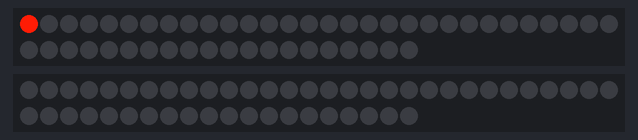
The sketch below on a simulated ATtiny85, built with avr-gcc and run on an emulated ATtiny85. Shown: 2 × 50 RGB LEDs in strip order, left to right, continuing on the next row. Dim RGB values are drawn brighter than linear; the strip is taken to match the declared colour order; random numbers use the default seed unless the sketch sets one.

Above: at 0.16 s.
At 5.3 s:
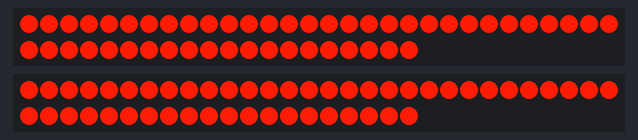
At 10.21 s:
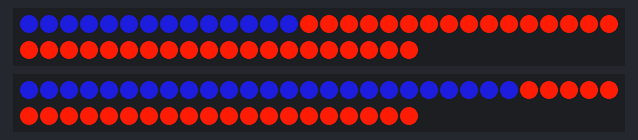
At 15.3 s:
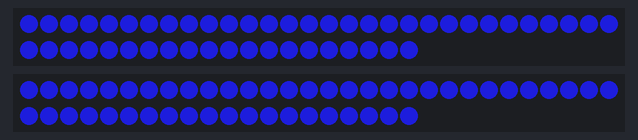
At 25.55 s:
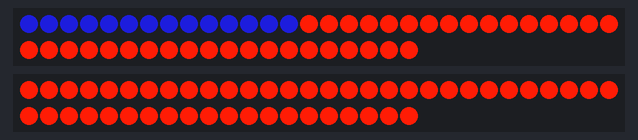
At 35.8 s:
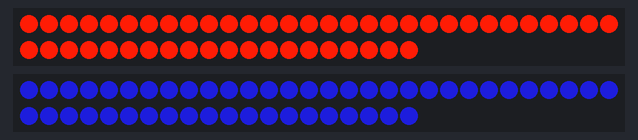

The sketch:

ILLINI-Multi-Letter.ino
```cpp
// (licence header left out)
#include <TimedAction.h>

#include <Adafruit_NeoPixel.h>
#ifdef __AVR__
  #include <avr/power.h>
#endif
// Which pin on the Arduino is connected to the NeoPixels?
#define PIN            2
#define PINA           3
// How many NeoPixels are attached to the Arduino?
#define NUMPIXELS      50

Adafruit_NeoPixel pixels = Adafruit_NeoPixel(NUMPIXELS, PIN, NEO_BRG + NEO_KHZ800);
Adafruit_NeoPixel pixel2 = Adafruit_NeoPixel(NUMPIXELS, PINA, NEO_BRG + NEO_KHZ800);
int delayvala; // delay for half a second
int delayvala2;
int delayvalb; // delay for half a second
int delayvalb2;
void setup() {
  // This is for Trinket 5V 16MHz, you can remove these three lines if you are not using a Trinket
#if defined (__AVR_ATtiny85__)
  if (F_CPU == 16000000) clock_prescale_set(clock_div_1);
#endif
  // End of trinket special code

  pixels.begin(); // This initializes the NeoPixel library.
  pixel2.begin();
}
int letterastate = 0;
int letterbstate = 0;

int pixelacurrent;
int pixelbcurrent;

void letteratransorange();
void letteratransblue();
void letterbtransorange();
void letterbtransblue();
void letterawait();
void letterbwait();

TimedAction ATransOrangeThread = TimedAction(100000,letteratransorange);
TimedAction ATransBlueThread = TimedAction(100000,letteratransblue);
TimedAction BTransOrangeThread = TimedAction(100000,letterbtransorange);
TimedAction BTransBlueThread = TimedAction(100000,letterbtransblue);
TimedAction AWaitThread = TimedAction(100,letterawait);
TimedAction BWaitThread = TimedAction(200,letterbwait);

void letteratransorange(){
   pixels.setPixelColor(pixelacurrent, pixels.Color(255,28,5));
   pixels.show();
   if(pixelacurrent == 49){
    pixelacurrent = 0;
    ATransOrangeThread.setInterval(100000);
   }else{
    pixelacurrent++;
   }
}

void letteratransblue(){
  pixels.setPixelColor(pixelacurrent, pixels.Color(20,20,150));
  pixels.show();
  if(pixelacurrent == 49){
    pixelacurrent = 0;
    ATransBlueThread.setInterval(100000);
   }else{
    pixelacurrent++;
   }
}

void letterbtransorange(){
   pixel2.setPixelColor(pixelbcurrent, pixel2.Color(255,28,5));
   pixel2.show();
   if(pixelbcurrent == 49){
    pixelbcurrent = 0;
    BTransOrangeThread.setInterval(100000);
   }else{
    pixelbcurrent++;
   }
}

void letterbtransblue(){
  pixel2.setPixelColor(pixelbcurrent, pixel2.Color(20,20,150));
  pixel2.show();
  if(pixelbcurrent == 49){
    pixelbcurrent = 0;
    BTransBlueThread.setInterval(100000);
   }else{
    pixelbcurrent++;
   }
}

void letterawait(){
  delayvala2 = random(32,161);
  if (letterastate == 0){
    ATransOrangeThread.setInterval(delayvala2);
    letterastate = 1;
    AWaitThread.setInterval(delayvala);
  }else{
    ATransBlueThread.setInterval(delayvala2);
    letterastate = 0;
    AWaitThread.setInterval(delayvala);
  }
}
void letterbwait(){
  delayvalb2 = random(32, 161);
  if (letterbstate == 0){
    BTransOrangeThread.setInterval(delayvalb2);
    letterbstate = 1;
    BWaitThread.setInterval(delayvalb);
  }else{
    BTransBlueThread.setInterval(delayvalb2);
    letterbstate = 0;
    BWaitThread.setInterval(delayvalb);
  }
}

void loop() {
  delayvala = random(6000,11000);
  delayvalb = random(6000,11000);
  ATransOrangeThread.check();
  ATransBlueThread.check();
  BTransOrangeThread.check();
  BTransBlueThread.check();
  AWaitThread.check();
  BWaitThread.check();


}
```
